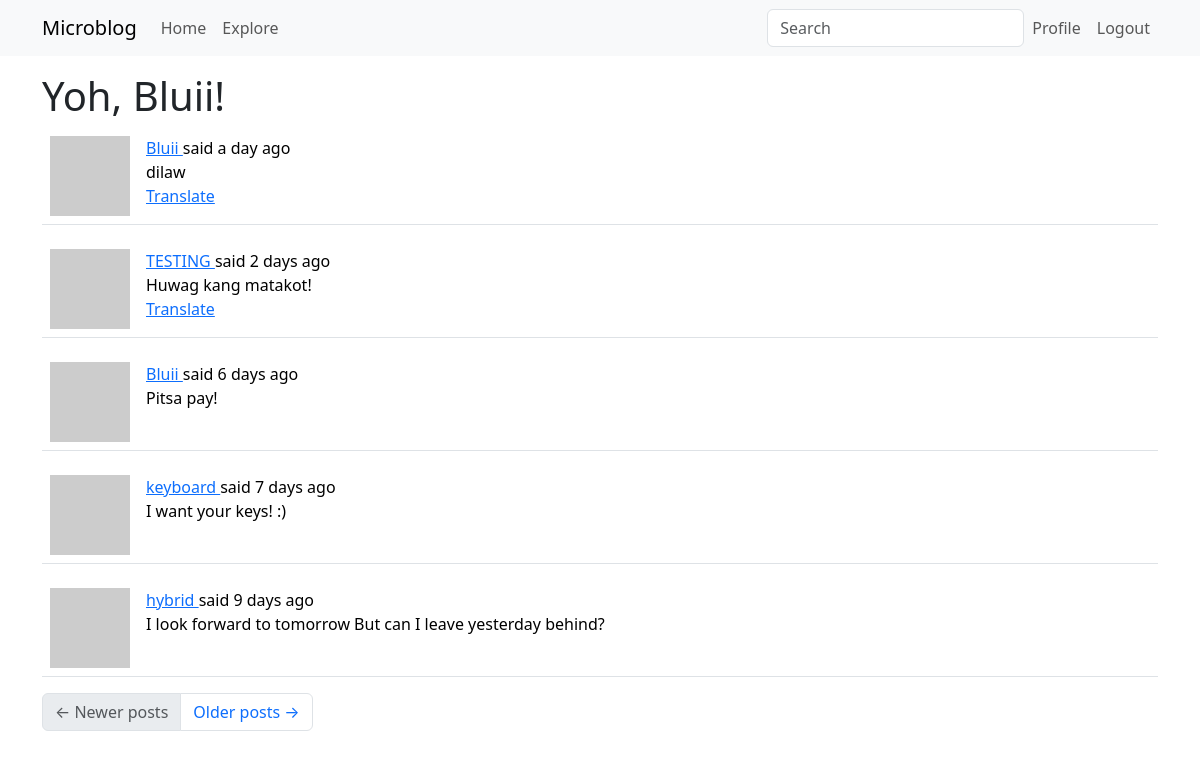
The page /explore (signed in) on the database as committed earlier.
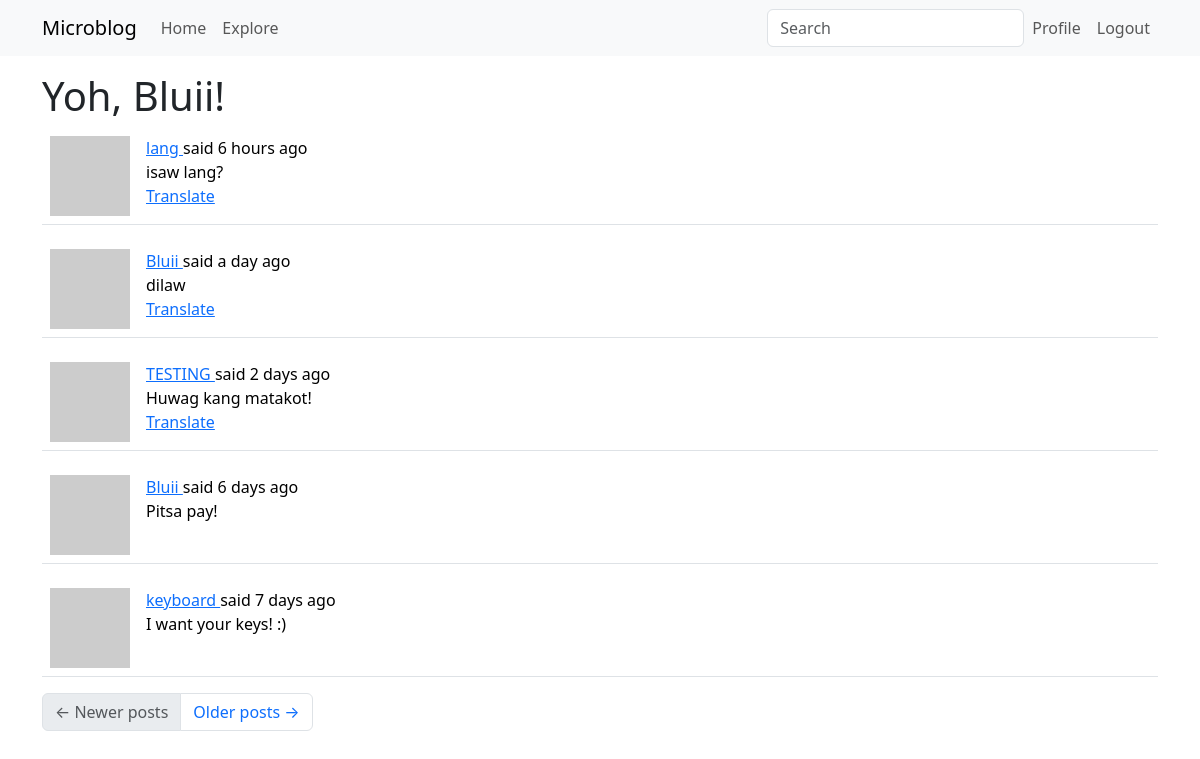
The same page on the database as committed later.
### app/models.py (models this page shows, shortened)
class SearchableMixin(object):
    @classmethod
    def before_commit(cls, session):
        session._changes = {
            'add':  list(session.new),
            'update': list(session.dirty),
            'delete': list(session.deleted)
        }
    @classmethod
    def after_commit(cls, session):
        for obj in session._changes['add']:
            if isinstance(obj, SearchableMixin):
                add_to_index(obj.__tablename__, obj)
        for obj in session._changes['update']:
            if isinstance(obj, SearchableMixin):
                add_to_index(obj.__tablename__, obj)
        for obj in session._changes['delete']:
            if isinstance(obj, SearchableMixin):
                remove_from_index(obj.__tablename__, obj)
        session._changes = None

class Post(SearchableMixin, db.Model):
    __searchable__ = ['body']
    id: so.Mapped[int] = so.mapped_column(primary_key=True)
    body: so.Mapped[str] = so.mapped_column(sa.String(140))
    timestamp: so.Mapped[datetime] = so.mapped_column(index=True, default=lambda: datetime.now(timezone.utc))
    user_id: so.Mapped[int] = so.mapped_column(sa.ForeignKey(User.id), index=True)
    author: so.Mapped[User] = so.relationship(back_populates='posts')
    language: so.Mapped[Optional[str]] = so.mapped_column(sa.String(5))
    @login.user_loader
    def load_user(id):
        return db.session.get(User, int(id))

### app/main/routes.py (the view)
@bp.route('/explore')
@login_required
def explore():
    page = request.args.get('page', 1, type=int)
    query = sa.select(Post).order_by(Post.timestamp.desc())
    posts = db.paginate(query, page=page, per_page=current_app.config['POSTS_PER_PAGE'], error_out=False)
    next_url = url_for('main.explore', page=posts.next_num)\
        if posts.has_next else None
    prev_url = url_for('main.explore', page=posts.prev_num)\
        if posts.has_prev else None
    return  render_template('index.html', title=_('Explore'), posts=posts.items, next_url=next_url, prev_url=prev_url)

### app/main/forms.py
class SearchForm(FlaskForm):
    q = StringField(_l('Search'), validators=[DataRequired()])
    def __init__(self, *args, **kwargs):
        if 'formdata' not in kwargs:
            kwargs['formdata'] = request.args
        if 'meta' not in kwargs:
            kwargs['meta'] = {'csrf': False}
        super(SearchForm, self).__init__(*args, **kwargs)

### app/main/routes.py (called while the page is built)
@bp.before_app_request
def before_request():
    if current_user.is_authenticated:
        current_user.last_seen = datetime.now(timezone.utc)
        db.session.commit()
        g.search_form = SearchForm()
    g.locale = str(get_locale())

### app/models.py (called while the page is built)
    def avatar(self, size):
        digest = md5(self.email.lower().encode('utf-8')).hexdigest()
        return f'https://www.gravatar.com/avatar/{digest}?d=identicon&s={size}'

### app/templates/index.html (shortened to what this page needs)
{% extends "base.html" %}
{% import "bootstrap_wtf.html" as wtf %}
{% block content %}
        <h1>{{ _('Yoh, %(username)s!', username=current_user.username) }}</h1>
        {% for post in posts %}
            {% include '_post.html' %}
        {% endfor %}
        <nav aria-label="Post navigation">
            <ul class="pagination">
                <li class="page-item{% if not prev_url %} disabled{% endif %}">
                    <a class="page-link" href="{{ prev_url }}">
                        <span aria-hidden="true">&larr;</span> {{ _('Newer posts') }}
                    </a>
                </li>
                <li class="page-item{% if not next_url %} disabled{% endif %}">
                    <a class="page-link" href="{{ next_url }}">
                        {{ _('Older posts') }} <span aria-hidden="true">&rarr;</span>
                    </a>
                </li>
            </ul>
        </nav>
{% endblock %}

### app/templates/_post.html (shortened to what this page needs)
<table class="table table-hover">
    <tr>
        <td width="50px">
            <a href="{{ url_for('main.user', username=post.author.username) }}">
                <img src="{{ post.author.avatar(50) }}" />
            </a>
        </td>
        <td>
            {{ _('%(username)s said %(when)s',
                username=user_link, when=moment(post.timestamp).fromNow()) }}
            <br>
            <span id="post{{ post.id }}">{{ post.body }}</span>
            {% if post.language and post.language != g.locale %}
            <br>
            <span id="translation{{ post.id }}">
            <a href="javascript:translate(
                        'post{{ post.id }}',
                        'translation{{ post.id }}',
                        '{{ post.language }}'
                        '{{ g.locale }}')">{{ _('Translate') }}</a>
            </span>
            {% endif %}
        </td>
    </tr>
</table>

Rows that differ between the two databases and show on the page:
no longer on this page (row unchanged): Post: body "I look forward to tomorrow But can I leave yesterday behind?"
added Post: body "isaw lang?"
